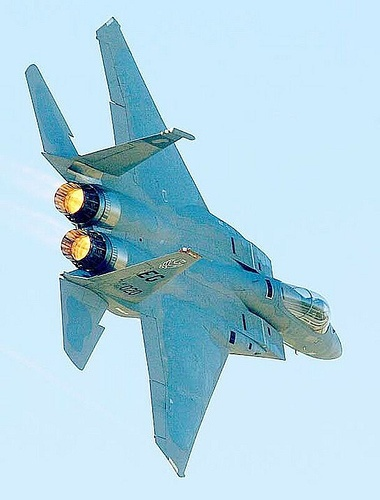
#> input picture GCX's diploma project/images/002619.jpg, 380 x 500 px
$ python -i scharr.py   (imports and definitions only)   (older library calls are emulated)
#> lines starting #> are read from the running program, lines starting #| are printed output that depends on the picture
#> further down, picture is the input picture: shape (500, 380, 3); mean B, G, R 226.2, 210.9, 174.7
import cv2

def scharr(img):
  x = cv2.Scharr(img, cv2.CV_16S, 1, 0) # X 方向
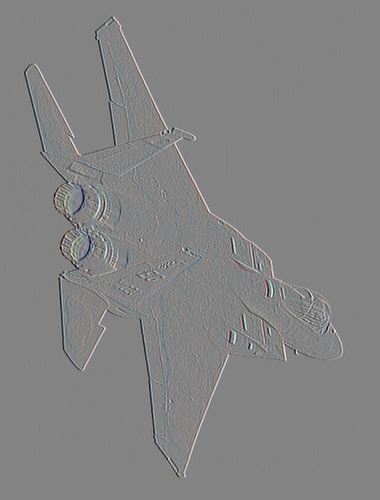
#> x: shape (500, 380, 3) int16; mean B, G, R 0, 0, 0; drawn with min black and max white
  y = cv2.Scharr(img, cv2.CV_16S, 0, 1) # Y 方向
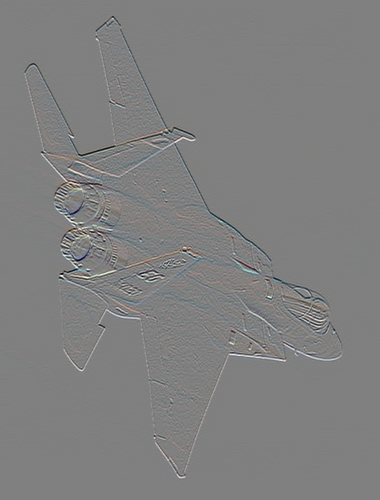
#> y: shape (500, 380, 3) int16; mean B, G, R -0.1, 0.1, 0.6; drawn with min black and max white
  absX = cv2.convertScaleAbs(x)
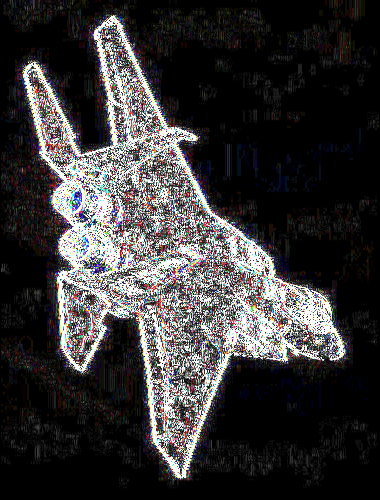
#> absX: shape (500, 380, 3); mean B, G, R 55.1, 54.2, 56.6
  absY = cv2.convertScaleAbs(y)
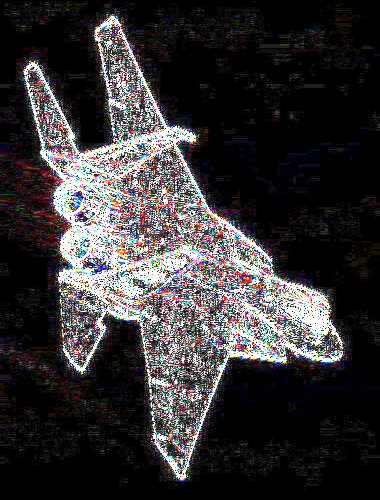
#> absY: shape (500, 380, 3); mean B, G, R 53.2, 52.1, 55.2
  return cv2.addWeighted(absX, 0.5, absY, 0.5, 0)
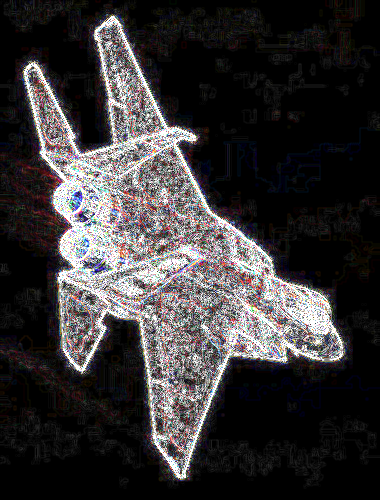
#> returned value: shape (500, 380, 3); mean of channels 0, 1, 2 54.1, 53.1, 55.9; drawn as B, G, R

>>> import cv2
>>> picture = cv2.imread('../images/002619.jpg')
>>> result = scharr(picture)

$ run again, on GCX's diploma project/images/118035.jpg
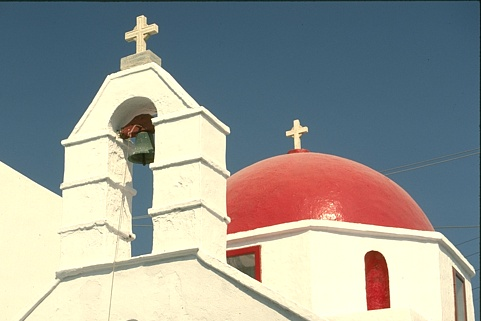
#> input picture GCX's diploma project/images/118035.jpg, 481 x 321 px
#> picture is the input picture: shape (321, 481, 3); mean B, G, R 149.1, 155.2, 152.6
#> in scharr, `y = cv2.Scharr(img, cv2.CV_16S, 0, 1)`:
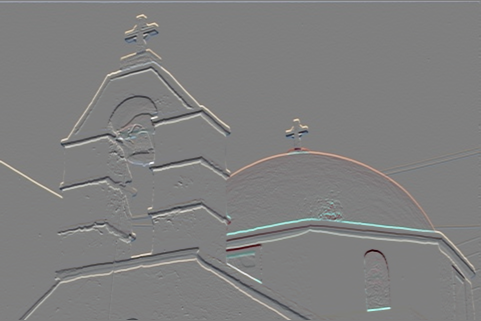
#> y: shape (321, 481, 3) int16; mean B, G, R 14, 17.7, 20.7; drawn with min black and max white
#> in scharr, `return cv2.addWeighted(absX, 0.5, absY, 0.5, 0)`:
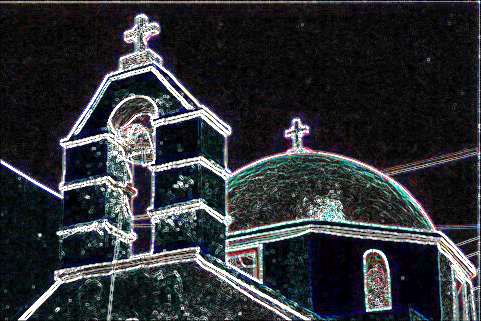
#> returned value: shape (321, 481, 3); mean of channels 0, 1, 2 53.6, 49.6, 46.9; drawn as B, G, R

$ run again, on GCX's diploma project/images/12003.jpg
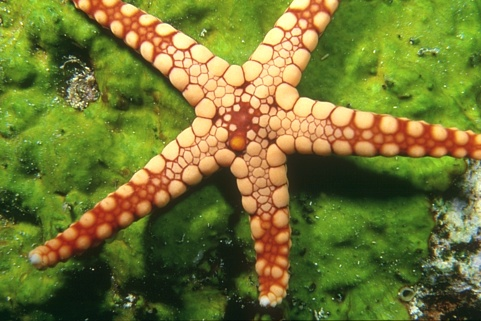
#> input picture GCX's diploma project/images/12003.jpg, 481 x 321 px
#> picture is the input picture: shape (321, 481, 3); mean B, G, R 50.3, 118.7, 114.1
#> in scharr, `absY = cv2.convertScaleAbs(y)`:
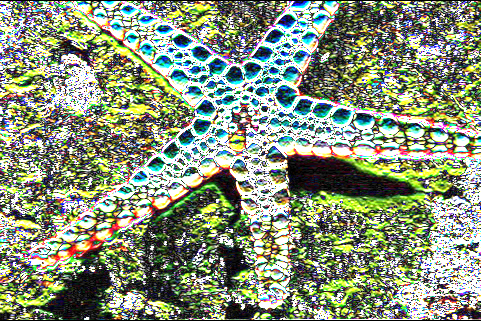
#> absY: shape (321, 481, 3); mean B, G, R 123.6, 147.1, 136.4
#> in scharr, `return cv2.addWeighted(absX, 0.5, absY, 0.5, 0)`:
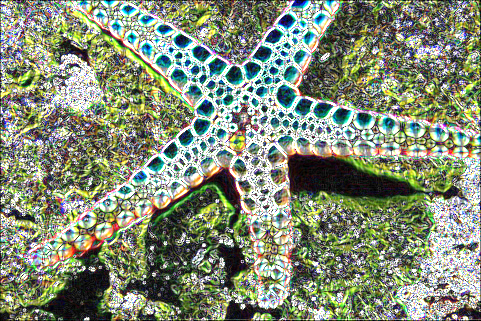
#> returned value: shape (321, 481, 3); mean of channels 0, 1, 2 119.5, 141.2, 131.6; drawn as B, G, R

$ run again, on GCX's diploma project/images/124084.jpg
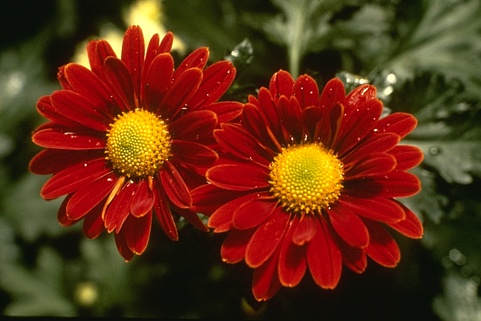
#> input picture GCX's diploma project/images/124084.jpg, 481 x 321 px
#> picture is the input picture: shape (321, 481, 3); mean B, G, R 21.6, 47.2, 96.2
#> in scharr, `absY = cv2.convertScaleAbs(y)`:
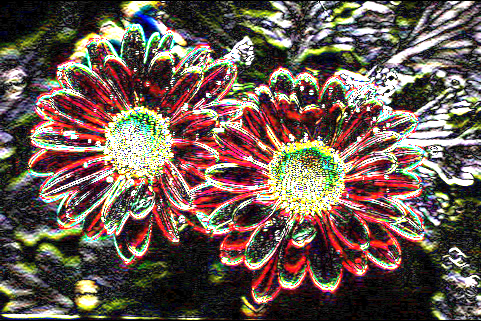
#> absY: shape (321, 481, 3); mean B, G, R 81.9, 91.6, 108.8
#> in scharr, `return cv2.addWeighted(absX, 0.5, absY, 0.5, 0)`:
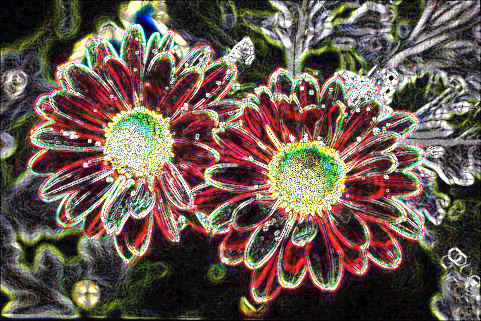
#> returned value: shape (321, 481, 3); mean of channels 0, 1, 2 80.2, 90.1, 105.9; drawn as B, G, R
